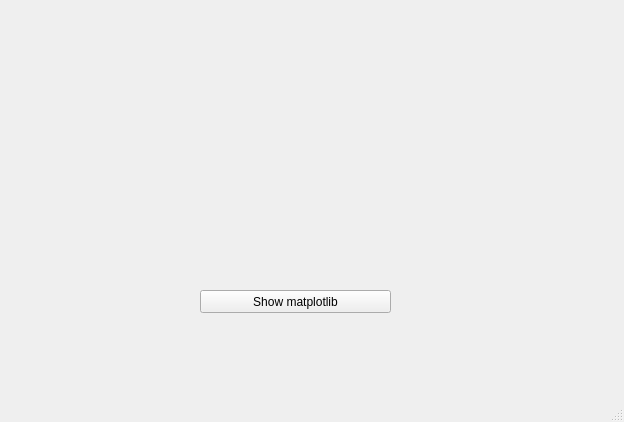
<?xml version="1.0" encoding="UTF-8"?>
<ui version="4.0">
 <class>MainWindow</class>
 <widget class="QMainWindow" name="MainWindow">
  <property name="geometry">
   <rect>
    <x>0</x>
    <y>0</y>
    <width>624</width>
    <height>422</height>
   </rect>
  </property>
  <property name="windowTitle">
   <string>MainWindow</string>
  </property>
  <widget class="QWidget" name="centralwidget">
   <widget class="QPushButton" name="btn_show_matplotlib">
    <property name="geometry">
     <rect>
      <x>200</x>
      <y>290</y>
      <width>191</width>
      <height>23</height>
     </rect>
    </property>
    <property name="text">
     <string>Show matplotlib</string>
    </property>
   </widget>
   <widget class="QWidget" name="verticalLayoutWidget">
    <property name="geometry">
     <rect>
      <x>110</x>
      <y>30</y>
      <width>421</width>
      <height>241</height>
     </rect>
    </property>
    <layout class="QVBoxLayout" name="layout_matplotlib"/>
   </widget>
  </widget>
  <widget class="QMenuBar" name="menubar">
   <property name="geometry">
    <rect>
     <x>0</x>
     <y>0</y>
     <width>624</width>
     <height>22</height>
    </rect>
   </property>
  </widget>
  <widget class="QStatusBar" name="statusbar"/>
 </widget>
 <resources/>
 <connections/>
</ui>
